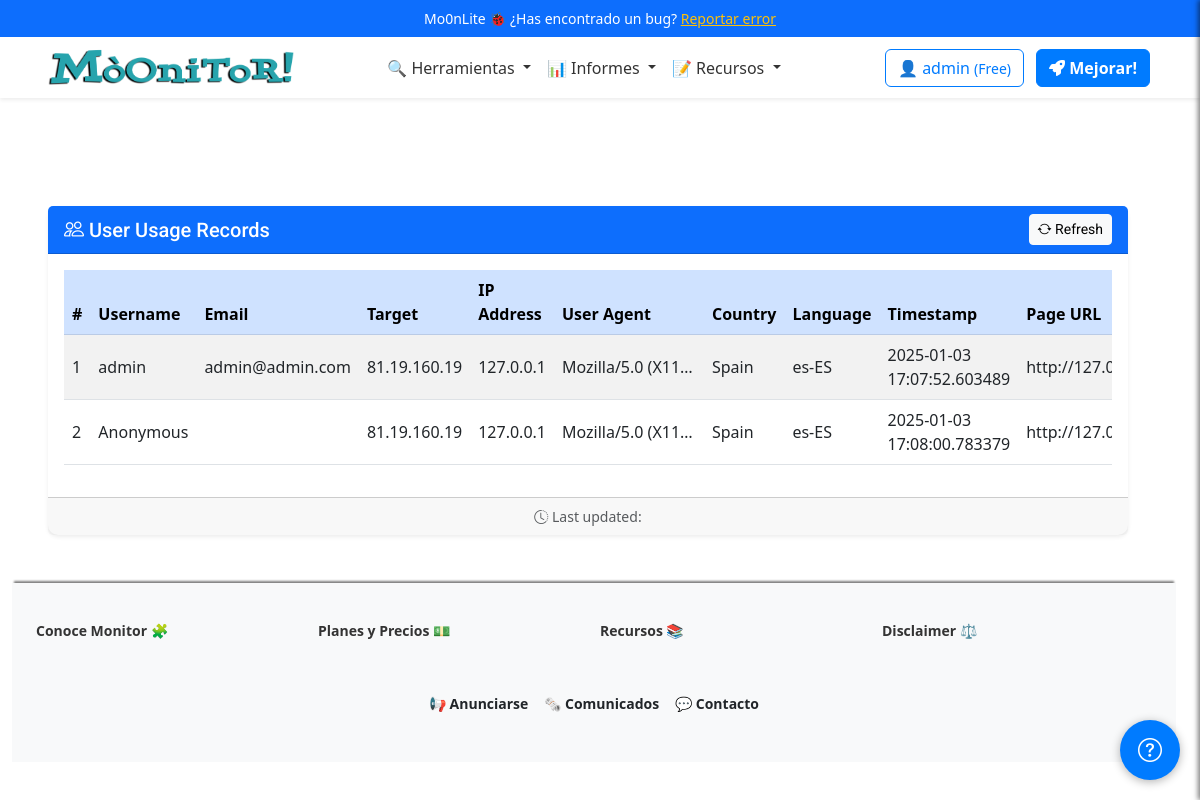
Page /admin/activity (signed in) on the committed database.
### app/models/user_model.py (models this page shows, shortened)
class Users(UserMixin, db.Model):
    __tablename__ = 'Users'
    id = db.Column(db.Integer, primary_key=True)
    username = db.Column(db.String(80), unique=True, nullable=False)
    email = db.Column(db.String(120), unique=True, nullable=False)
    password_hash = db.Column(db.String(255), nullable=False)
    token = db.Column(db.String(255), index=True, unique=True)
    active = db.Column(db.Boolean, default=False)
    registered_on = db.Column(db.DateTime, nullable=False, default=datetime.datetime.utcnow)
    config = db.Column(JSONType)
    role = db.Column(db.String(20), nullable=False, default='usuario')
    subscription_plan = db.Column(Enum('Free', 'Pro', 'Corporate', name='subscription_plans'), default='Free')
    subscription_currency = db.Column(db.String(3), default='USD')  # ISO currency codes (e.g., USD, EUR)
    subscription_expiration = db.Column(db.DateTime, nullable=True)
    subscription_frequency = db.Column(Enum('Monthly', 'Annually', name='subscription_frequency'), default='Monthly')
    primary_payment = db.Column(JSONType, nullable=True)  # IBAN, SWIFT, etc.
    secondary_payment = db.Column(JSONType, nullable=True)
    transactions = db.relationship('Transaction', backref='user', lazy=True)

### app/models/usage_model.py (models this page shows, shortened)
class Activity(db.Model):
    __tablename__='Activity'
    id = db.Column(db.Integer, primary_key=True)
    username = db.Column(db.String(64))
    target = db.Column(db.String(256))
    email = db.Column(db.String(120))
    ip_address = db.Column(db.String(15))
    user_agent = db.Column(db.String(256))
    country = db.Column(db.String(64))
    language = db.Column(db.String(64))
    timestamp = db.Column(db.DateTime, index=True, default=datetime.utcnow())
    page_url = db.Column(db.String(256))

### app/views/logs_views.py (the view)
@app.route('/admin/activity')
@login_required
def activity():
    breadcrumbs = [
    {'url': '/admin', 'text': 'Admin'},
    {'url': '/admin/activity', 'text': 'Actividad'}
    ]
    records = Activity.query.all()
    return render_template('activity.html', records=records, breadcrumbs=breadcrumbs)

### app/__init__.py (called while the page is built)
@app.context_processor
def inject_sidebar_info():
    return dict(is_admin=current_user.is_authenticated and current_user.role == 'admin')

@app.context_processor
def inject_breadcrumb():
    breadcrumbs = [
        {'url': '/', 'text': 'Inicio'},
        {'url': '/profile', 'text': 'Opcion 1'},
        {'url': '/profile/edit', 'text': 'Sub opcion 1'}
    ]
    return {'breadcrumbs': breadcrumbs}

@app.context_processor
def inject_grouped_tools():
    grouped_tools = {}
    for category, tools_in_category in groupby(sorted(tools, key=itemgetter('category')), key=itemgetter('category')):
        subcategories = {}
        for subcategory, tools_in_subcategory in groupby(sorted(tools_in_category, key=itemgetter('subcategory')), key=itemgetter('subcategory')):
            subcategories[subcategory] = list(tools_in_subcategory)
        grouped_tools[category] = subcategories
    return dict(grouped_tools=grouped_tools)

@login_manager.user_loader
def load_user(user_id):
    return Users.query.get(int(user_id))

### app/templates/activity.html (shortened to what this page needs)
{% extends "base.html" %}
{% block content %}
<div class="container my-5">
    <div class="row">
        <div class="col-12">
            <div class="card shadow-sm border-0">
                <div class="card-header bg-primary text-white d-flex justify-content-between align-items-center">
                    <h2 class="h5 mb-0"><i class="bi bi-people"></i> User Usage Records</h2>
                    <button class="btn btn-light btn-sm">
                        <i class="bi bi-arrow-repeat"></i> Refresh
                    </button>
                </div>
                <div class="card-body">
                    {% if records %}
                    <div class="table-responsive">
                        <table id="usageRecordsTable" class="table table-striped table-hover align-middle">
                            <thead class="table-primary">
                                <tr>
                                    <th>#</th>
                                    <th>Username</th>
                                    <th>Email</th>
                                    <th>Target</th>
                                    <th>IP Address</th>
                                    <th>User Agent</th>
                                    <th>Country</th>
                                    <th>Language</th>
                                    <th>Timestamp</th>
                                    <th>Page URL</th>
                                </tr>
                            </thead>
                            <tbody>
                                {% for record in records %}
                                <tr>
                                    <td>{{ record.id }}</td>
                                    <td>{{ record.username }}</td>
                                    <td>{{ record.email }}</td>
                                    <td>{{ record.target }}</td>
                                    <td>{{ record.ip_address }}</td>
                                    <td class="text-truncate" style="max-width: 150px;" title="{{ record.user_agent }}">
                                        {{ record.user_agent }}
                                    </td>
                                    <td>{{ record.country }}</td>
                                    <td>{{ record.language }}</td>
                                    <td>{{ record.timestamp }}</td>
                                    <td class="text-truncate" style="max-width: 150px;" title="{{ record.page_url }}">
                                        {{ record.page_url }}
                                    </td>
                                </tr>
                                {% endfor %}
                            </tbody>
                        </table>
                    </div>
                    {% else %}
                    <div class="alert alert-warning text-center" role="alert">
                        <i class="bi bi-info-circle"></i> No usage records found.
                    </div>
                    {% endif %}
                </div>
                <div class="card-footer text-muted text-center small">
                    <i class="bi bi-clock-history"></i> Last updated: {{ current_time }}
                </div>
            </div>
        </div>
    </div>
</div>
{% endblock %}

### app/templates/inc/navbar.html (shortened to what this page needs)
<nav class="navbar navbar-expand-lg navbar-light bg-white shadow-sm">
  <div class="container">
    <a class="navbar-brand mx-auto" href="{{ url_for('index') }}">
      <img src="{{ url_for('static', filename='logo.png') }}" alt="Logo" height="50"
        class="d-inline-block align-text-top">
    </a>
    <div class="collapse navbar-collapse justify-content-center" id="navbarNav">
      <ul class="navbar-nav align-items-center">
        <li class="nav-item dropdown">
          <a class="nav-link dropdown-toggle" href="#" id="domainDnsDropdown" role="button" data-bs-toggle="dropdown"
            aria-expanded="false">
            🔍 Herramientas
          </a>
        </li>
        <li class="nav-item dropdown">
          <a class="nav-link dropdown-toggle" href="#" id="domainDnsDropdown" role="button" data-bs-toggle="dropdown"
            aria-expanded="false">
            📊 Informes
          </a>
        </li>
        <li class="nav-item dropdown">
          <a class="nav-link dropdown-toggle" href="#" id="domainDnsDropdown" role="button" data-bs-toggle="dropdown"
            aria-expanded="false">
            📝 Recursos
          </a>
        </li>
      </ul>
    </div>
    <div class="d-flex align-items-center ms-3">
      {% if current_user.is_authenticated %}
      <a href="/dashboard" class="btn btn-outline-primary me-2"><span class="item-responsive">👤 {{
          current_user.username
          }} <small>({{ current_user.subscription_plan }})</small></a>
      {% if current_user.subscription_plan == "Free" %}
      <a class="btn btn-primary me-2 ms-1 text-decoration-none fw-semibold" href="{{ url_for('edit_subscription') }}"><i
          class="fa-solid fa-rocket"></i>
        Mejorar!</a>
      {% endif %}
      {% else %}
      <a class="btn btn-outline-primary me-2 ms-1" href="{{ url_for('login') }}"><i class="fa-solid fa-key"></i>
        Entrar</a>
      <a class="btn btn-primary me-2 ms-1" href="{{ url_for('register') }}"><i class="fa-solid fa-crown"></i>
        Empezar gratis</a></li>
      {%endif%}
    </div>
  </div>
</nav>

### app/static/css/style.css (style rules this page uses)
:root { --primary-color: #007bff; --secondary-color: #6c757d; --background-color: #f8f9fa; --text-color: #212529; --info-color: #7c71c5; --navbar-background: white; --navbar-shadow: 0 4px 2px -2px rgba(0, 0, 0, 0.1); --navbar-link: #333; --white: #fff; --featured-column: #f9f9f9; --menu-header: #000; --menu-separator: #ccc; }
body { display: flex; flex-direction: column; min-height: 100vh; background-image: url('https://ciberpunk.es/wp-content/uploads/2020/12/finance4-section-bg2.png'); background-repeat: repeat-y; background-blend-mode: normal; }
.navbar { background-color: var(--navbar-background); box-shadow: var(--navbar-shadow); width: 100%; display: block; padding: 0; box-shadow: var(--navbar-shadow); position: relative; }
.navbar-nav .nav-link { color: var(--navbar-link); }
.btn-primary { background-color: var(--primary-color); border-color: var(--primary-color); }
.btn-outline-primary { border-color: var(--primary-color); color: var(--primary-color); }
.row { margin-right: 0 !important; }

### app/templates/activity.html (style rules this page uses)
.card { border-radius: 10px; }
.card-header { font-family: 'Roboto', sans-serif; font-weight: 700; }
.table-striped > tbody > tr:nth-of-type(odd) { background-color: #f8f9fa; }
.text-truncate { white-space: nowrap; overflow: hidden; text-overflow: ellipsis; }

### rows in the picture
Users: username "admin", subscription_plan "Free"
Activity: id "1", username "admin", email "admin@admin.com", target "81.19.160.19", ip_address "127.0.0.1", user_agent "Mozilla/5.0 (X11…", country "Spain", language "es-ES", timestamp "2025-01-03 17:07:52.603489", page_url "http://127.0.0.1:…"
Activity: id "2", username "Anonymous", target "81.19.160.19", ip_address "127.0.0.1", user_agent "Mozilla/5.0 (X11…", country "Spain", language "es-ES", timestamp "2025-01-03 17:08:00.783379", page_url "http://127.0.0.1:…"
